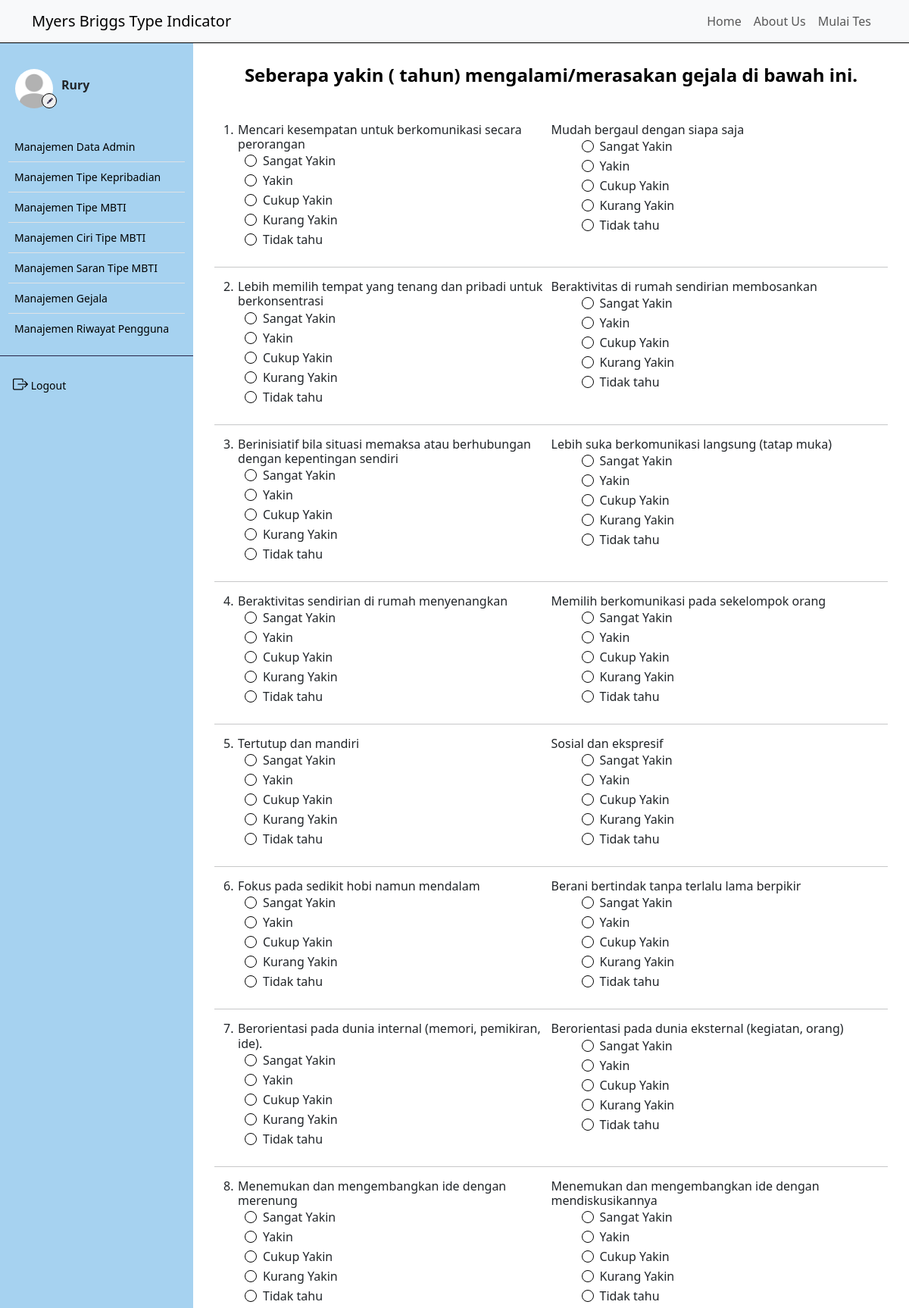
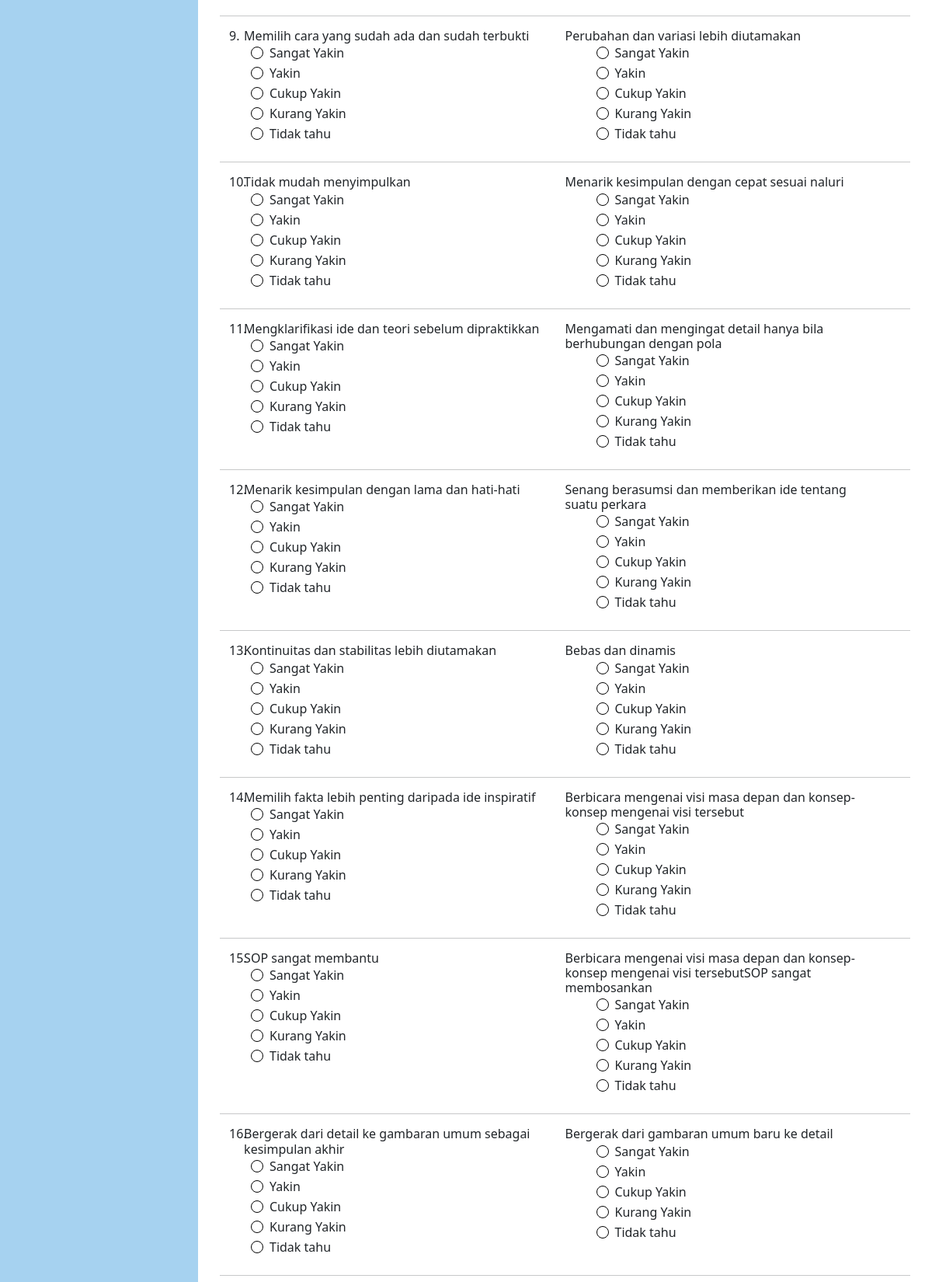
/tes.php (signed in, upper part), run on the app's committed database (2 pictures, top to bottom).
### tables this page shows
CREATE TABLE `user` (
  `iduser` int(11) NOT NULL,
  `nama` varchar(50) NOT NULL,
  `username` varchar(50) NOT NULL,
  `password` varchar(100) NOT NULL,
  `email` varchar(50) NOT NULL,
  `foto` varchar(50) NOT NULL
);

CREATE TABLE `gejala` (
  `id_gejala` int(11) NOT NULL,
  `id_kepribadian` int(11) NOT NULL,
  `kode_gejala` varchar(20) NOT NULL,
  `gejala` text NOT NULL,
  `nilai_pakar` double NOT NULL,
  `relasi` int(11) NOT NULL
);

### controller/main.php (called while the page is built, shortened)
<?php
$conn = mysqli_connect("localhost", "root", "", "mbti");
function query($query)
{
    global $conn;
    $result = mysqli_query($conn, $query);
    $rows = [];
    while ($row = mysqli_fetch_assoc($result)) {
        $rows[] = $row;
    }
    return $rows;
}
function dekripsi($kata)
{
    $string = base64_decode($kata);
    $key = substr($string, 0, 44);
    $enkripsi = substr($string, 44);
    $hasil = openssl_decrypt($enkripsi, 'AES-256-CBC', $key, 0, substr($key, 0, 16));
    return $hasil;
}
?>

### tes.php (the view, shortened to what this page needs)
<?php
$relasi = query("SELECT relasi FROM gejala GROUP BY relasi");
$current_page = $_SERVER['REQUEST_URI'];
?>
<!DOCTYPE html>
<html lang="en">
<head>
    <link href="https://cdn.jsdelivr.net/npm/bootstrap@5.3.2/dist/css/bootstrap.min.css" rel="stylesheet"
 />
    <link rel="stylesheet" href="https://cdn.jsdelivr.net/npm/bootstrap-icons@1.9.1/font/bootstrap-icons.css" />
    <link rel="stylesheet" href="style.css">
</head>
<body>
    <div class="content">
        <?php
        require_once('navbar/navbar.php');
        ?>
        <div class="main-container m-0">
            <div class="d-flex">
                <?php
                if (isset($_COOKIE['SPmbti'])) {
                    require_once('navbar/sidebar.php');
                }
                ?>
                <div class="contents" style="margin: 75px 0; padding: 10px 40px;">
                    <form method="post" action="">
                        <h4 class="text-center fw-bold" style="color: black;">Seberapa yakin
                            <?= $_GET['nama']; ?> (
                            <?= $_GET['umur']; ?> tahun) mengalami/merasakan
                            gejala di bawah ini.
                        </h4>
                        <div class="row mt-5">
                            <?php
                            $i = 1;
                            foreach ($relasi as $rel):
                                $relasi_now = $rel['relasi'];
                                $pertanyaan = query("SELECT * FROM gejala WHERE relasi = '$relasi_now'");
                                if (count($pertanyaan) == 2):
                                    ?>
                                            <div class="col-6">
                                                <h6 class="m-0 fw-medium">
                                                    <div class="row">
                                                        <div class="col-sm-1 me-0" style="width: 7%;">
                                                            <?= $i; ?>.
                                                        </div>
                                                        <div class="col-sm-11 ms-0 p-0">
                                                            <?= $pertanyaan[0]['gejala']; ?>
                                                        </div>
                                                    </div>
                                                </h6>
                                                <div class="form-check">
                                                    <input class="form-check-input ms-1 me-2" style="border: solid 1px black;" type="radio"
                                                        value="1" id="<?= $pertanyaan[0]['kode_gejala']; ?>_1" name="<?= $pertanyaan[0]['kode_gejala']; ?>"
                                                        required>
                                                    <label class="form-check-label" for="<?= $pertanyaan[0]['kode_gejala']; ?>_1">
                                                        Sangat Yakin
                                                    </label>
                                                </div>
                                                <div class="form-check">
                                                    <input class="form-check-input ms-1 me-2" style="border: solid 1px black;" type="radio"
                                                        value="0.8" id="<?= $pertanyaan[0]['kode_gejala']; ?>_2" name="<?= $pertanyaan[0]['kode_gejala']; ?>"
                                                        required>
                                                    <label class="form-check-label" for="<?= $pertanyaan[0]['kode_gejala']; ?>_2">
                                                        Yakin
                                                    </label>
                                                </div>
                                                <div class="form-check">
                                                    <input class="form-check-input ms-1 me-2" style="border: solid 1px black;" type="radio"
                                                        value="0.6" id="<?= $pertanyaan[0]['kode_gejala']; ?>_3" name="<?= $pertanyaan[0]['kode_gejala']; ?>"
                                                        required>
                                                    <label class="form-check-label" for="<?= $pertanyaan[0]['kode_gejala']; ?>_3">
                                                        Cukup Yakin
                                                    </label>
                                                </div>
                                                <div class="form-check">
                                                    <input class="form-check-input ms-1 me-2" style="border: solid 1px black;" type="radio"
                                                        value="0.4" id="<?= $pertanyaan[0]['kode_gejala']; ?>_4" name="<?= $pertanyaan[0]['kode_gejala']; ?>"
                                                        required>
                                                    <label class="form-check-label" for="<?= $pertanyaan[0]['kode_gejala']; ?>_4">
                                                        Kurang Yakin
                                                    </label>
                                                </div>
                                                <div class="form-check mb-4">
                                                    <input class="form-check-input ms-1 me-2" style="border: solid 1px black;" type="radio"
                                                        value="0.2" id="<?= $pertanyaan[0]['kode_gejala']; ?>_5" name="<?= $pertanyaan[0]['kode_gejala']; ?>"
                                                        required>
                                                    <label class="form-check-label" for="<?= $pertanyaan[0]['kode_gejala']; ?>_5">
                                                        Tidak tahu
                                                    </label>
                                                </div>
                                            </div>
                                            <div class="col-6">
                                                <h6 class="m-0 fw-medium">
                                                    <div class="row">
                                                        <div class="col-sm-11 ms-0 p-0">
                                                            <?= $pertanyaan[1]['gejala']; ?>
                                                        </div>
                                                    </div>
                                                </h6>
                                                <div class="form-check">
                                                    <input class="form-check-input ms-1 me-2" style="border: solid 1px black;" type="radio"
                                                        value="1" id="<?= $pertanyaan[1]['kode_gejala']; ?>_1" name="<?= $pertanyaan[1]['kode_gejala']; ?>"
                                                        required>
                                                    <label class="form-check-label" for="<?= $pertanyaan[1]['kode_gejala']; ?>_1">
                                                        Sangat Yakin
                                                    </label>
                                                </div>
                                                <div class="form-check">
                                                    <input class="form-check-input ms-1 me-2" style="border: solid 1px black;" type="radio"
                                                        value="0.8" id="<?= $pertanyaan[1]['kode_gejala']; ?>_2" name="<?= $pertanyaan[1]['kode_gejala']; ?>"
                                                        required>
                                                    <label class="form-check-label" for="<?= $pertanyaan[1]['kode_gejala']; ?>_2">
                                                        Yakin
                                                    </label>
                                                </div>
                                                <div class="form-check">
                                                    <input class="form-check-input ms-1 me-2" style="border: solid 1px black;" type="radio"
                                                        value="0.6" id="<?= $pertanyaan[1]['kode_gejala']; ?>_3" name="<?= $pertanyaan[1]['kode_gejala']; ?>"
                                                        required>
                                                    <label class="form-check-label" for="<?= $pertanyaan[1]['kode_gejala']; ?>_3">
                                                        Cukup Yakin
                                                    </label>
                                                </div>
                                                <div class="form-check">
                                                    <input class="form-check-input ms-1 me-2" style="border: solid 1px black;" type="radio"
                                                        value="0.4" id="<?= $pertanyaan[1]['kode_gejala']; ?>_4" name="<?= $pertanyaan[1]['kode_gejala']; ?>"
                                                        required>
                                                    <label class="form-check-label" for="<?= $pertanyaan[1]['kode_gejala']; ?>_4">
                                                        Kurang Yakin
                                                    </label>
                                                </div>
                                                <div class="form-check mb-4">
                                                    <input class="form-check-input ms-1 me-2" style="border: solid 1px black;" type="radio"
                                                        value="0.2" id="<?= $pertanyaan[1]['kode_gejala']; ?>_5" name="<?= $pertanyaan[1]['kode_gejala']; ?>"
                                                        required>
                                                    <label class="form-check-label" for="<?= $pertanyaan[1]['kode_gejala']; ?>_5">
                                                        Tidak tahu
                                                    </label>
                                                </div>
                                            </div>
                                        <hr>
                                    <?php
                                    $i++;
                                endif;
                            endforeach;
                            ?>
                        </div>
                    </form>
                </div>
            </div>
</body>
</html>

### navbar/sidebar.php (shortened to what this page needs)
<?php
$sidebar_links = array(
    '/mbti/admin/data_admin.php' => 'Manajemen Data Admin',
    '/mbti/tipe_kepribadian' => 'Manajemen Tipe Kepribadian',
    '/mbti/tipe_mbti' => 'Manajemen Tipe MBTI',
    '/mbti/ciri-ciri' => 'Manajemen Ciri Tipe MBTI',
    '/mbti/saran' => 'Manajemen Saran Tipe MBTI',
    '/mbti/gejala' => 'Manajemen Gejala',
    '/mbti/riwayat' => 'Manajemen Riwayat Pengguna'
);
?>
<?php
require_once 'controller/main.php';
$id_user = dekripsi($_COOKIE['SPmbti']);
$user = query("SELECT * FROM user WHERE iduser = $id_user")[0];
?>
<div class="sidebar" id="side_nav">
    <div class="content-side">
        <div class="profil pt-4">
            <div class="row d-flex align-items-center">
                <div class="col-sm-4 me-0">
                    <img src="image/<?= $user['foto']; ?>" class="rounded-circle" alt="profil">
                    <a href="profil">
                        <button class="rounded-circle"><i class="bi bi-pencil-fill"></i></button>
                    </a>
                </div>
                <div class="col-sm-8 p-0 m-0">
                    <h6 class="fw-bold">
                        <?= $user['nama']; ?>
                    </h6>
                </div>
            </div>
        </div>
        <div class="">
            <ul class="list-group list-group-flush pt-4 fw-medium">
                <?php foreach ($sidebar_links as $link => $text): ?>
                    <li class="list-group-item">
                        <a href="<?= $link ?>" class="text-decoration-none d-block" <?php if ($current_page === $link)
                              echo 'style="color:mediumblue;"'; ?>>
                            <span>
                                <?= $text ?>
                            </span>
                        </a>
                    </li>
                <?php endforeach; ?>
            </ul>
        </div>
        <hr class="hr-color">
        <ul class="list-unstyled fw-medium pb-5">
            <li>
                <a class="text-decoration-none btn" id="logout" onclick="confirmLogout();">
                    <i class="bi bi-box-arrow-right fs-5"></i>
                    <span>Logout</span>
                </a>
            </li>
        </ul>
    </div>
</div>

### style.css (style rules this page uses)
.content, .contents { min-height: 100vh; width: 100%; }
.sidebar { background: #7ebeeab0; min-width: 255px; max-width: 255px; transition: all ease-in 0.3s; min-height: 100vh; }
hr.hr-color { color: #272247; opacity: 1; }
.sidebar ul { padding: 0 11px; }
.sidebar li a { color: black; padding: 5px; font-size: 14px; margin-left: 0; }
.sidebar .list-group-item { padding: 4px 3px; }
.sidebar .list-group-item { background-color: transparent; }
.content-side { position: fixed; margin-top: 60px; width: 255px; }
.sidebar .profil img { width: 50px; height: 66px; margin-left:20px; padding: 7px 0; display: block; transition: all ease-in 0.3s; object-fit: cover; }
.sidebar .profil button { border: 1px solid black; position: absolute; margin-top: -27px; margin-left: 55px; width: 20px; height: 20px; }
.sidebar .profil button i { font-size: 8px; color: #272247; margin-top: -6px; margin-left: -3px; position: absolute; }

### data on the page
user: foto (placeholder picture), nama "Rury"
gejala: gejala "Mencari kesempatan untuk berkomunikasi secara perorangan"
gejala: gejala "Mudah bergaul dengan siapa saja"
gejala: gejala "Lebih memilih tempat yang tenang dan pribadi untuk berkonsentrasi"
gejala: gejala "Beraktivitas di rumah sendirian membosankan"
gejala: gejala "Berinisiatif bila situasi memaksa atau berhubungan dengan kepentingan sendiri"
gejala: gejala "Lebih suka berkomunikasi langsung (tatap muka)"
gejala: gejala "Beraktivitas sendirian di rumah menyenangkan"
gejala: gejala "Memilih berkomunikasi pada sekelompok orang"
gejala: gejala "Tertutup dan mandiri"
gejala: gejala "Sosial dan ekspresif"
gejala: gejala "Fokus pada sedikit hobi namun mendalam"
gejala: gejala "Berani bertindak tanpa terlalu lama berpikir"
gejala: gejala "Berorientasi pada dunia internal (memori, pemikiran, ide)."
gejala: gejala "Berorientasi pada dunia eksternal (kegiatan, orang)"
gejala: gejala "Menemukan dan mengembangkan ide dengan merenung"
gejala: gejala "Menemukan dan mengembangkan ide dengan mendiskusikannya"
gejala: gejala "Memilih cara yang sudah ada dan sudah terbukti"
gejala: gejala "Perubahan dan variasi lebih diutamakan"
gejala: gejala "Tidak mudah menyimpulkan"
gejala: gejala "Menarik kesimpulan dengan cepat sesuai naluri"
gejala: gejala "Mengklarifikasi ide dan teori sebelum dipraktikkan"
gejala: gejala "Mengamati dan mengingat detail hanya bila berhubungan dengan pola"
gejala: gejala "Menarik kesimpulan dengan lama dan hati-hati"
gejala: gejala "Senang berasumsi dan memberikan ide tentang suatu perkara"
gejala: gejala "Kontinuitas dan stabilitas lebih diutamakan"
gejala: gejala "Bebas dan dinamis"
gejala: gejala "Memilih fakta lebih penting daripada ide inspiratif"
gejala: gejala "Berbicara mengenai visi masa depan dan konsep-konsep mengenai visi tersebut"
gejala: gejala "SOP sangat membantu"
gejala: gejala "Berbicara mengenai visi masa depan dan konsep-konsep mengenai visi tersebutSOP sangat membosankan"
gejala: gejala "Bergerak dari detail ke gambaran umum sebagai kesimpulan akhir"
gejala: gejala "Bergerak dari gambaran umum baru ke detail"

### other printed values
$text "Manajemen Data Admin"
$text "Manajemen Tipe Kepribadian"
$text "Manajemen Tipe MBTI"
$text "Manajemen Ciri Tipe MBTI"
$text "Manajemen Saran Tipe MBTI"
$text "Manajemen Gejala"
$text "Manajemen Riwayat Pengguna"
